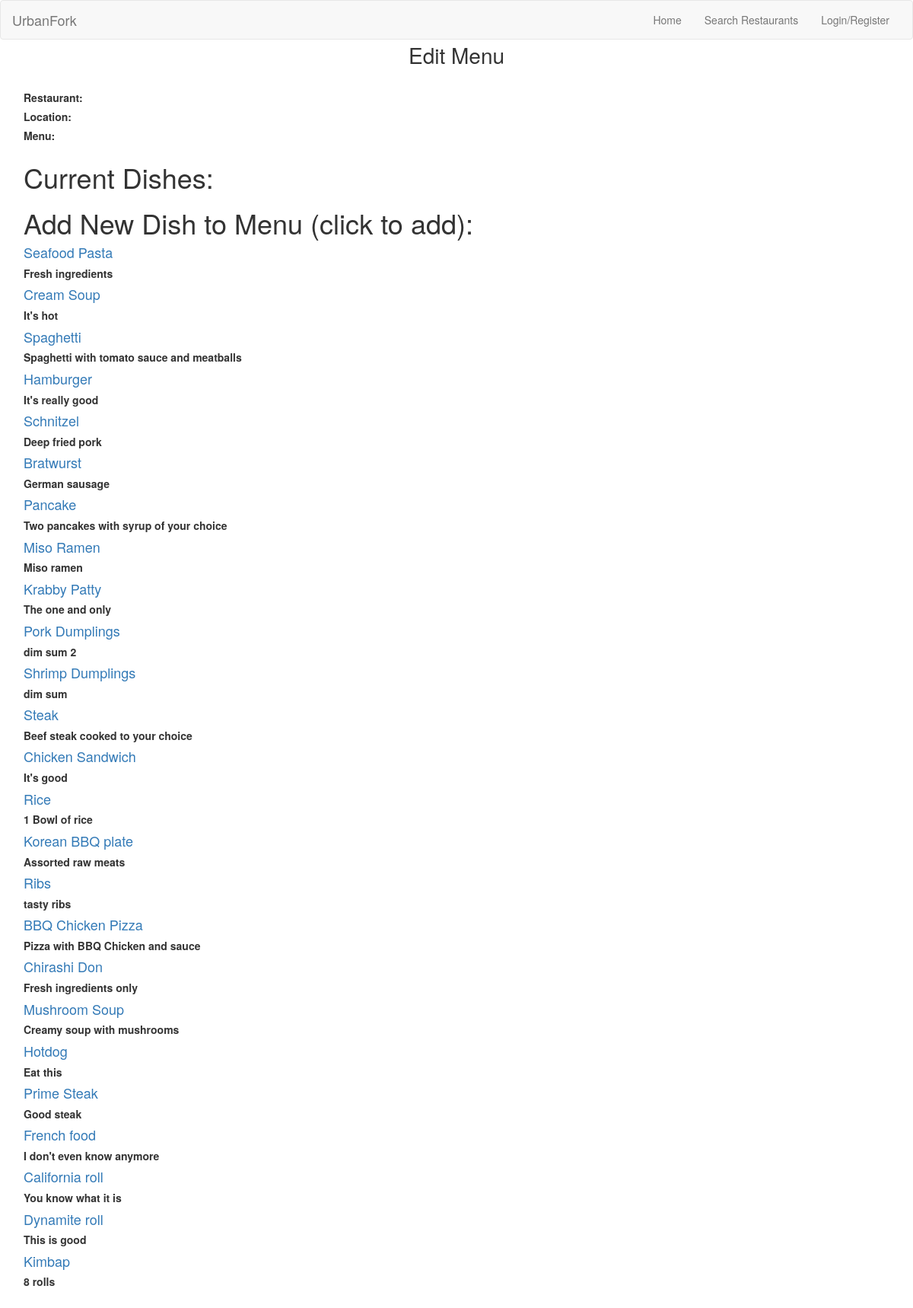
Page /edit_menu.php on the committed database.
### tables this page shows
CREATE TABLE `dishes` (
  `dishid` int(11) NOT NULL,
  `dname` varchar(50) NOT NULL,
  `description` varchar(100) NOT NULL,
  `price` float NOT NULL
);

### edit_menu.php (the view, shortened to what this page needs)
<!DOCTYPE html>
<?php include("header.php");?>
<html lang="en">
<head>
  <link href="css/bootstrap.css" rel="stylesheet">
  <link href="css/style.css" rel="stylesheet">
  <link href="css/register.css" rel="stylesheet">
  <link href="css/edit_restaurant_menu.css" rel="stylesheet">
</head>
<body>
  <?php
    $rname = $_GET['rname'];
    $location = $_GET['location'];
    $type = $_GET['type'];
  ?>
  <p class="text-center login-title">Edit Menu</p>
      <div class="container">
        <?php echo "<label><b>Restaurant: $rname</b></label>"; ?>
        <br>
        <?php echo "<label><b>Location: $location</b></label>"; ?>
        <br>
        <?php echo "<label><b>Menu: $type</b></label>"; ?>
        <br>
        <h1>Current Dishes:</h1>
        <?php
        $hrefRname = str_replace(' ', '%20', $rname);
        $hrefLoc = str_replace(' ', '%20', $location);
        $hrefType = str_replace(' ', '%20', $type);
        echo "<h1>Add New Dish to Menu (click to add):</h1>";
        $sql="SELECT * FROM dishes WHERE dishid NOT IN (SELECT dishid FROM contains WHERE rname = '" . $rname . "' AND location = '" . $location . "' AND type = '" . $type . "'" . ")";
        $result = mysqli_query($con, $sql) or die(mysqli_error($con));
        while($row = mysqli_fetch_array($result)){
          $dishid = $row['dishid'];
          $dname = $row['dname'];
          $description = $row['description'];
          $edit_menu_address = "edit_menu_process.php?rname=".$hrefRname."&location=".$hrefLoc."&type=".$hrefType."&dishid=".$dishid;
          echo "<h4><a class=\"text-center\" onclick=\"myFunction()\" href=$edit_menu_address>$dname</a></h4>";
          echo "<h5><b>$description</b></h5>";
        }
        ?>
        </div>
</body>
</html>

### header.php (shortened to what this page needs)
<nav class="navbar navbar-default">
  <div class="container-fluid">
    <div class="navbar-header">
      <a class="navbar-brand" href="index.php">UrbanFork</a>
    </div>
    <div class="collapse navbar-collapse" id="bs-example-navbar-collapse-1">
    <ul class="nav navbar-nav navbar-right">
      <li id="home"><a href="index.php">Home</a></li>
      <li id="search"><a href="search.php">Search Restaurants</a></li>
      <?php
        if (isset($_SESSION['username']) || isset($_SESSION['admin_userid'])) {
          if (isset($_SESSION['admin_userid'])) {
            echo '<li id="admin_manage"><a href="admin_manage.php">Manage</a></li>';
            echo '<li id="add_restaurant"><a href="add_restaurant.php">Add Restaurant</a></li>';
          } else {
            echo '<li id="Favourites"><a href="Favourites.php">Favourites</a></li>';
          }
          echo '<li><a href="logout.php">Logout</a></li>';
        } else {
          echo '<li id="login" ><a href="login.php">Login/Register</a></li>';
        }
      ?>
    </ul>
    </div>
  </div>
</nav>

### css/style.css (style rules this page uses)
body { min-height: 75rem; }
.navbar { margin-bottom: 0; }

### css/register.css (style rules this page uses)
.container { padding: 16px; }
body { align-content: center; }
.login-title { font-size: 200%; }

### css/edit_restaurant_menu.css (style rules this page uses)
* { .border-radius(0) !important; }

### rows in the picture
dishes: dname "Seafood Pasta", description "Fresh ingredients"
dishes: dname "Cream Soup", description "It's hot"
dishes: dname "Spaghetti", description "Spaghetti with tomato sauce and meatballs"
dishes: dname "Hamburger", description "It's really good"
dishes: dname "Schnitzel", description "Deep fried pork"
dishes: dname "Bratwurst", description "German sausage"
dishes: dname "Pancake", description "Two pancakes with syrup of your choice"
dishes: dname "Miso Ramen", description "Miso ramen"
dishes: dname "Krabby Patty", description "The one and only"
dishes: dname "Pork Dumplings", description "dim sum 2"
dishes: dname "Shrimp Dumplings", description "dim sum"
dishes: dname "Steak", description "Beef steak cooked to your choice"
dishes: dname "Chicken Sandwich", description "It's good"
dishes: dname "Rice", description "1 Bowl of rice"
dishes: dname "Korean BBQ plate", description "Assorted raw meats"
dishes: dname "Ribs", description "tasty ribs"
dishes: dname "BBQ Chicken Pizza", description "Pizza with BBQ Chicken and sauce"
dishes: dname "Chirashi Don", description "Fresh ingredients only"
dishes: dname "Mushroom Soup", description "Creamy soup with mushrooms"
dishes: dname "Hotdog", description "Eat this"
dishes: dname "Prime Steak", description "Good steak"
dishes: dname "French food", description "I don't even know anymore"
dishes: dname "California roll", description "You know what it is"
dishes: dname "Dynamite roll", description "This is good"
dishes: dname "Kimbap", description "8 rolls"
